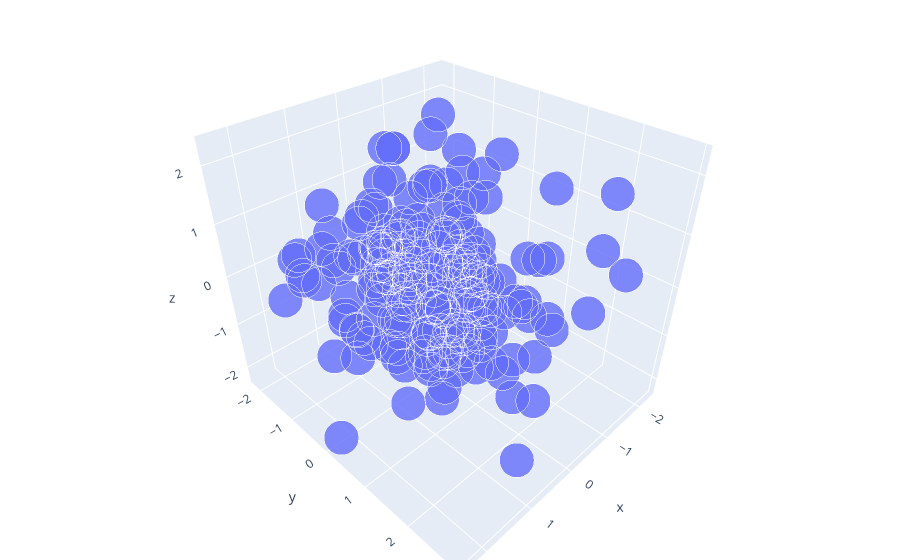

The cell this chart's notebook holds for it:
### Code cell
trace = go.Scatter3d(
   x=x,
   y=y,
   z=z,
   mode='markers', 
   marker=dict(
       size=12,
       line=dict(
           color='rgba(217, 217, 217, 0.14)',
           width=0.5
       ),
       opacity=0.8
   )
)
data = [trace]
layout = go.Layout(
    margin=dict(
        l=0,
        r=0,
        b=0,
        t=0,
    )
)
fig = go.Figure(data=data,layout=layout)
py.offline.iplot(fig)

### Figure 1 — Plotly figure (JSON) as saved in the notebook; plotly's stock layout.template omitted (floating-point values rounded to 4 significant figures; data arrays with more than 128 entries replaced by an {"elided": "..."} marker saying what was removed)
{"data": [{"y": {"elided": "200 float values"}, "mode": "markers", "marker": {"opacity": 0.8, "line": {"color": "rgba(217, 217, 217, 0.14)", "width": 0.5}, "size": 12}, "x": {"elided": "200 float values"}, "z": {"elided": "200 float values"}, "type": "scatter3d"}], "layout": {"margin": {"r": 0, "b": 0, "l": 0, "t": 0}}}
